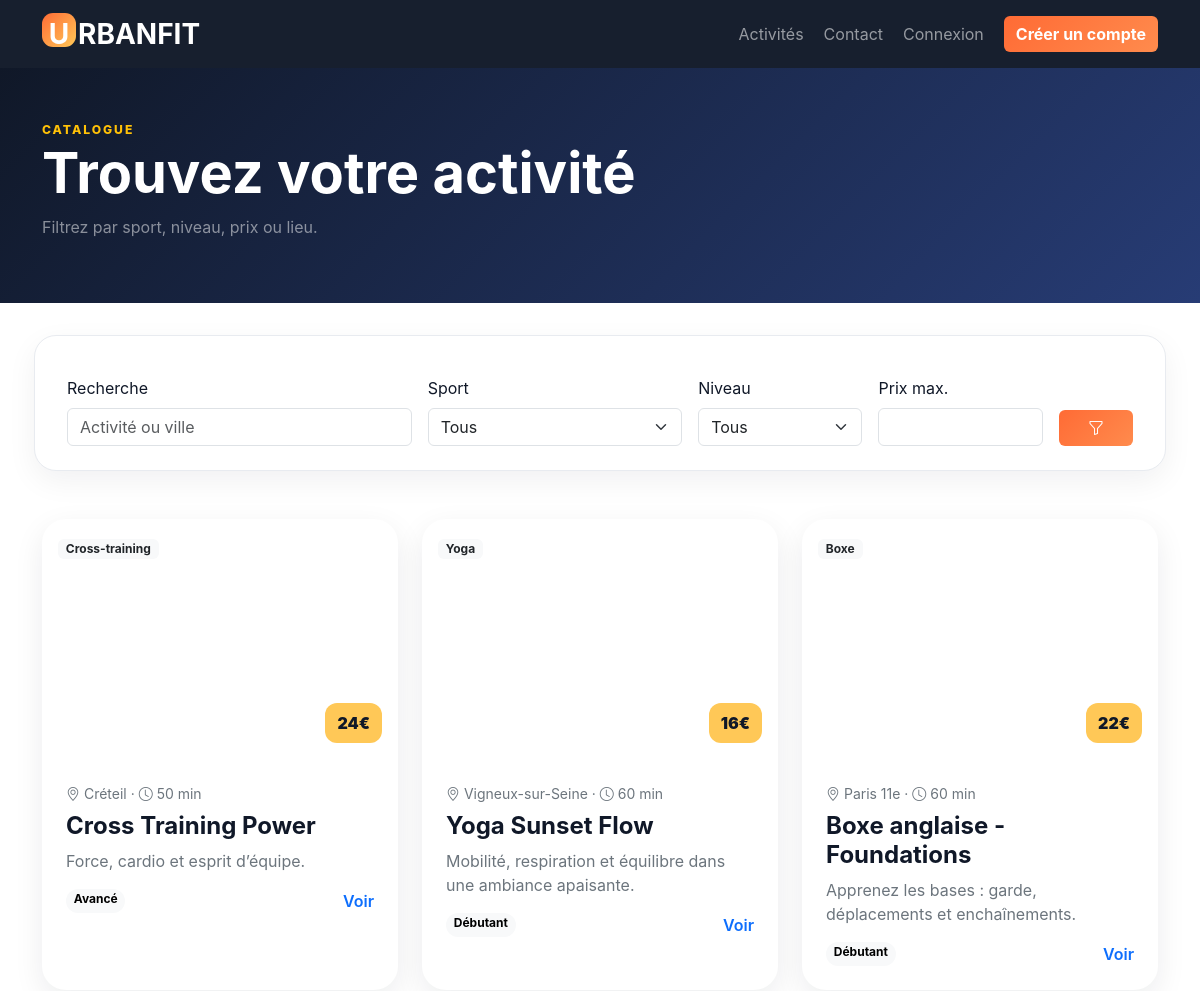
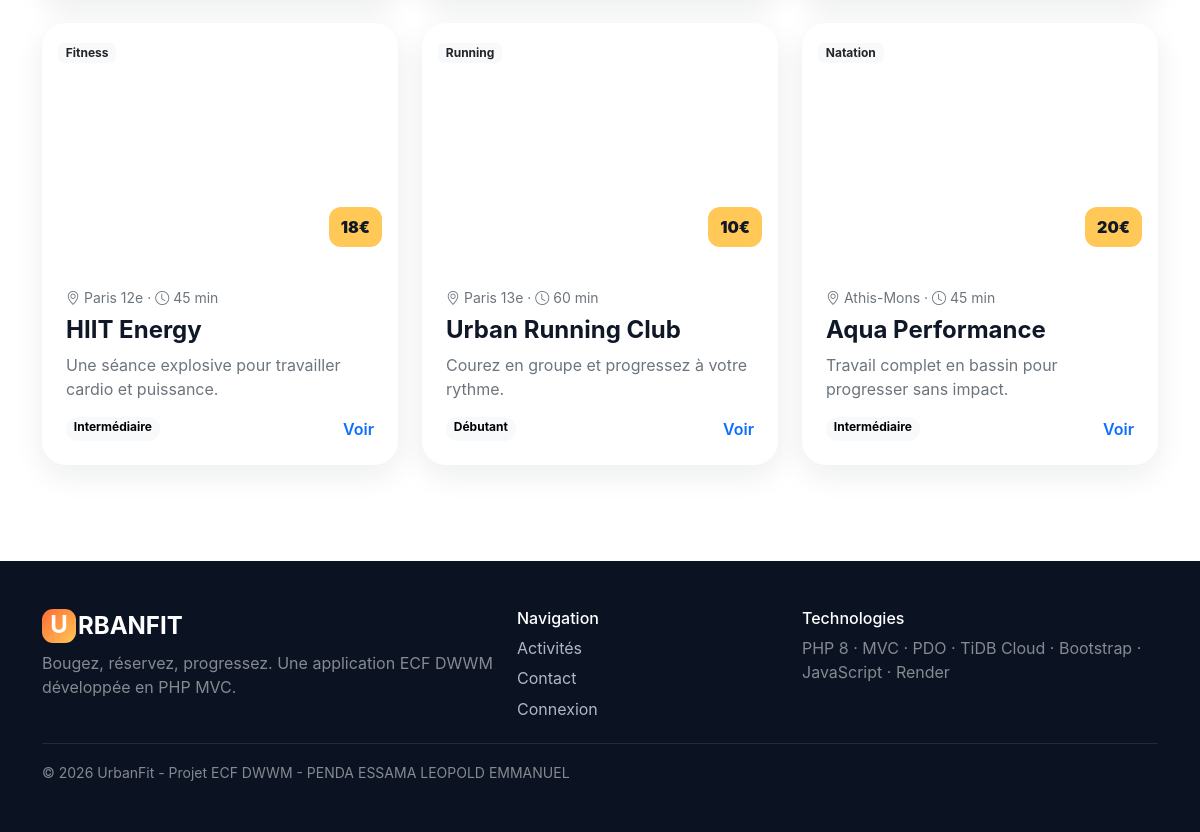
Screenshot of /activites with the database file from the repository (2 pictures, top to bottom).
### tables this page shows
CREATE TABLE activities(id INT AUTO_INCREMENT PRIMARY KEY,category_id INT NOT NULL,title VARCHAR(150) NOT NULL,short_description VARCHAR(255),description TEXT,level VARCHAR(40),duration_minutes INT NOT NULL,price DECIMAL(10,2) NOT NULL,image_url VARCHAR(500),location VARCHAR(150) DEFAULT 'Paris',featured TINYINT(1) DEFAULT 0,active TINYINT(1) DEFAULT 1,created_at TIMESTAMP DEFAULT CURRENT_TIMESTAMP,FOREIGN KEY(category_id) REFERENCES sport_categories(id));

CREATE TABLE sport_categories(id INT AUTO_INCREMENT PRIMARY KEY,name VARCHAR(80) NOT NULL,slug VARCHAR(80) UNIQUE NOT NULL,icon VARCHAR(50) DEFAULT 'bi-activity');

### app/config/config.php (called while the page is built, shortened)
<?php
function envv($k,$d=null){$v=getenv($k);return $v===false?$d:$v;}
function db(): PDO { static $pdo; if($pdo)return $pdo; $host=envv('DB_HOST','127.0.0.1');$port=envv('DB_PORT','3306');$name=envv('DB_NAME','urbanfit');
$dsn="mysql:host=$host;port=$port;dbname=$name;charset=utf8mb4";$opt=[PDO::ATTR_ERRMODE=>PDO::ERRMODE_EXCEPTION,PDO::ATTR_DEFAULT_FETCH_MODE=>PDO::FETCH_ASSOC,PDO::ATTR_EMULATE_PREPARES=>false];
$pdo=new PDO($dsn,envv('DB_USER','root'),envv('DB_PASS',''),$opt);return $pdo;}
function e($v){return htmlspecialchars((string)$v,ENT_QUOTES,'UTF-8');}
function auth(){return $_SESSION['user']??null;} function requireAuth(){if(!auth()){flash('warning','Connectez-vous pour continuer.');header('Location:/login');exit;}}
function view($name,$data=[]){extract($data);require __DIR__.'/../views/layouts/header.php';require __DIR__.'/../views/'.$name.'.php';require __DIR__.'/../views/layouts/footer.php';}

### app/controllers/ActivityController.php (called while the page is built)
<?php class ActivityController{function index(){require_once __DIR__.'/../models/Activity.php';$activities=Activity::all($_GET);$categories=Activity::categories();view('activities/index',compact('activities','categories'));}function show($id){require_once __DIR__.'/../models/Activity.php';require_once __DIR__.'/../models/Review.php';$activity=Activity::find($id);if(!$activity){http_response_code(404);die('Activité introuvable');}$sessions=Activity::sessions($id);$reviews=Review::approved($id);view('activities/show',compact('activity','sessions','reviews'));}}

### app/models/Activity.php (called while the page is built, shortened)
<?php class Activity{
public static function all($filters=[]){$sql="SELECT a.*,c.name category,c.slug category_slug,(SELECT MIN(s.starts_at) FROM sessions s WHERE s.activity_id=a.id AND s.starts_at>NOW()) next_session FROM activities a JOIN sport_categories c ON c.id=a.category_id WHERE a.active=1";$params=[];if(!empty($filters['category'])){$sql.=" AND c.slug=?";$params[]=$filters['category'];}if(!empty($filters['level'])){$sql.=" AND a.level=?";$params[]=$filters['level'];}if(!empty($filters['max_price'])){$sql.=" AND a.price<=?";$params[]=(float)$filters['max_price'];}if(!empty($filters['q'])){$sql.=" AND (a.title LIKE ? OR a.description LIKE ? OR a.location LIKE ?)";$q='%'.trim($filters['q']).'%';array_push($params,$q,$q,$q);}$sql.=" ORDER BY a.featured DESC,a.id DESC";$st=db()->prepare($sql);$st->execute($params);return $st->fetchAll();}
}

### app/views/activities/index.php (the view)
<section class="page-hero"><div class="container py-5"><span class="eyebrow text-warning">CATALOGUE</span><h1 class="display-4 fw-bold text-white">Trouvez votre activité</h1><p class="text-white-50">Filtrez par sport, niveau, prix ou lieu.</p></div></section><main class="container py-5"><form class="filter-panel row g-3 mb-5"><div class="col-lg-4"><label class="form-label">Recherche</label><input class="form-control" name="q" value="<?=e($_GET['q']??'')?>" placeholder="Activité ou ville"></div><div class="col-md-4 col-lg-3"><label class="form-label">Sport</label><select class="form-select" name="category"><option value="">Tous</option><?php foreach($categories as $c): ?><option value="<?=e($c['slug'])?>" <?=($_GET['category']??'')===$c['slug']?'selected':''?>><?=e($c['name'])?></option><?php endforeach; ?></select></div><div class="col-md-4 col-lg-2"><label class="form-label">Niveau</label><select class="form-select" name="level"><option value="">Tous</option><?php foreach(['Débutant','Intermédiaire','Avancé'] as $l): ?><option <?=($_GET['level']??'')===$l?'selected':''?>><?=$l?></option><?php endforeach; ?></select></div><div class="col-md-4 col-lg-2"><label class="form-label">Prix max.</label><input type="number" class="form-control" name="max_price" value="<?=e($_GET['max_price']??'')?>" min="0"></div><div class="col-lg-1 d-flex align-items-end"><button class="btn btn-accent w-100"><i class="bi bi-funnel"></i></button></div></form><div class="row g-4"><?php foreach($activities as $a): ?><div class="col-md-6 col-lg-4"><article class="activity-card h-100"><div class="activity-img" style="background-image:url('<?=e($a['image_url'])?>')"><span class="badge bg-light text-dark"><?=e($a['category'])?></span><span class="price"><?=number_format($a['price'],0)?>€</span></div><div class="p-4"><div class="small text-secondary"><i class="bi bi-geo-alt"></i> <?=e($a['location'])?> · <i class="bi bi-clock"></i> <?=$a['duration_minutes']?> min</div><h2 class="h4 fw-bold mt-2"><?=e($a['title'])?></h2><p class="text-secondary"><?=e($a['short_description'])?></p><div class="d-flex justify-content-between"><span class="badge rounded-pill text-bg-light"><?=e($a['level'])?></span><a href="/activite/<?=$a['id']?>" class="stretched-link text-decoration-none fw-semibold">Voir</a></div></div></article></div><?php endforeach; ?><?php if(!$activities): ?><div class="col-12"><div class="empty-state"><i class="bi bi-search"></i><h3>Aucune activité</h3><p>Essayez de modifier vos filtres.</p></div></div><?php endif; ?></div></main>

### public/index.php (shortened to what this page needs)
<?php
session_start();require __DIR__.'/../app/config/config.php';
$path=parse_url($_SERVER['REQUEST_URI'],PHP_URL_PATH);$method=$_SERVER['REQUEST_METHOD'];
$routes=[
['GET','/',HomeController::class,'index'],['GET','/activites',ActivityController::class,'index'],['GET','/contact',HomeController::class,'contact'],['POST','/contact',HomeController::class,'contact'],
['GET','/login',AuthController::class,'login'],['POST','/login',AuthController::class,'login'],['GET','/register',AuthController::class,'register'],['POST','/register',AuthController::class,'register'],['GET','/logout',AuthController::class,'logout'],
['GET','/mes-reservations',UserController::class,'reservations'],['GET','/profil',UserController::class,'profile'],['POST','/profil',UserController::class,'profile'],['GET','/favoris',UserController::class,'favorites'],['POST','/favori',UserController::class,'favorite'],['POST','/reserver',UserController::class,'book'],['POST','/annuler',UserController::class,'cancel'],['POST','/avis',UserController::class,'review'],
['GET','/coach',CoachController::class,'dashboard'],['GET','/coach/activites',CoachController::class,'activities'],['POST','/coach/activites/save',CoachController::class,'saveActivity'],['POST','/coach/activites/toggle',CoachController::class,'toggleActivity'],['GET','/coach/seances',CoachController::class,'sessions'],['POST','/coach/seances/add',CoachController::class,'addSession'],['POST','/coach/seances/delete',CoachController::class,'deleteSession'],['GET','/coach/reservations',CoachController::class,'reservations'],['POST','/coach/reservations/status',CoachController::class,'reservationStatus'],['GET','/coach/avis',CoachController::class,'reviews'],['POST','/coach/avis/status',CoachController::class,'reviewStatus'],['GET','/coach/contacts',CoachController::class,'contacts'],['POST','/coach/contacts/processed',CoachController::class,'contactProcessed'],
['GET','/admin',AdminController::class,'dashboard'],['GET','/admin/equipe',AdminController::class,'staff'],['POST','/admin/equipe/create',AdminController::class,'createCoach'],['POST','/admin/equipe/toggle',AdminController::class,'toggleCoach']];
foreach($routes as [$verb,$url,$cls,$fn])if($method===$verb&&$path===$url){(new $cls)->$fn();exit;}

### app/views/layouts/header.php (shortened to what this page needs)
<!doctype html><html lang="fr"><head><link href="https://cdn.jsdelivr.net/npm/bootstrap@5.3.3/dist/css/bootstrap.min.css" rel="stylesheet"><link href="https://cdn.jsdelivr.net/npm/bootstrap-icons@1.11.3/font/bootstrap-icons.css" rel="stylesheet"><link href="/assets/css/style.css" rel="stylesheet"></head><body>
<nav class="navbar navbar-expand-lg navbar-dark sticky-top uf-nav"><div class="container"><a class="navbar-brand fw-bold fs-3" href="/"><span class="brand-dot">U</span>RBANFIT</a><button class="navbar-toggler" data-bs-toggle="collapse" data-bs-target="#nav"><span class="navbar-toggler-icon"></span></button><div class="collapse navbar-collapse" id="nav"><ul class="navbar-nav ms-auto align-items-lg-center gap-lg-1"><li class="nav-item"><a class="nav-link" href="/activites">Activités</a></li><li class="nav-item"><a class="nav-link" href="/contact">Contact</a></li><?php if(auth()): ?><li class="nav-item"><a class="nav-link" href="/mes-reservations">Mes réservations</a></li><li class="nav-item"><a class="nav-link" href="/favoris">Favoris</a></li><?php if(auth()['role']==='coach'): ?><li><a class="btn btn-outline-light btn-sm ms-lg-2" href="/coach">Coach</a></li><?php endif; ?><?php if(auth()['role']==='admin'): ?><li><a class="btn btn-warning btn-sm ms-lg-2" href="/admin">Admin</a></li><?php endif; ?><li class="nav-item dropdown"><a class="nav-link dropdown-toggle" data-bs-toggle="dropdown" href="#"><i class="bi bi-person-circle"></i> <?=e(auth()['firstname'])?></a><ul class="dropdown-menu dropdown-menu-end"><li><a class="dropdown-item" href="/profil">Mon profil</a></li><li><a class="dropdown-item" href="/logout">Déconnexion</a></li></ul></li><?php else: ?><li><a class="nav-link" href="/login">Connexion</a></li><li><a class="btn btn-accent ms-lg-2" href="/register">Créer un compte</a></li><?php endif; ?></ul></div></div></nav>

### app/views/layouts/footer.php
<footer class="uf-footer mt-5"><div class="container py-5"><div class="row g-4"><div class="col-md-5"><h4 class="fw-bold"><span class="brand-dot">U</span>RBANFIT</h4><p class="text-white-50">Bougez, réservez, progressez. Une application ECF DWWM développée en PHP MVC.</p></div><div class="col-md-3"><h6>Navigation</h6><a href="/activites">Activités</a><a href="/contact">Contact</a><a href="/login">Connexion</a></div><div class="col-md-4"><h6>Technologies</h6><p class="text-white-50">PHP 8 · MVC · PDO · TiDB Cloud · Bootstrap · JavaScript · Render</p></div></div><hr class="border-secondary"><small class="text-white-50">© 2026 UrbanFit - Projet ECF DWWM - PENDA ESSAMA LEOPOLD EMMANUEL</small></div></footer><script src="https://cdn.jsdelivr.net/npm/bootstrap@5.3.3/dist/js/bootstrap.bundle.min.js"></script><script src="https://cdn.jsdelivr.net/npm/chart.js@4.4.4/dist/chart.umd.min.js"></script><script src="/assets/js/app.js"></script></body></html>

### public/assets/css/style.css (style rules this page uses)
:root { --ink:#101828;--accent:#ff6b35;--mint:#19c3b1;--yellow:#ffc857;--violet:#7c5cfc;--soft:#f5f7fb }
* { box-sizing:border-box }
body { font-family:Inter,system-ui,-apple-system,Segoe UI,sans-serif;color:var(--ink);background:#fff }
.uf-nav { background:rgba(16,24,40,.97);backdrop-filter:blur(10px) }
.brand-dot { display:inline-grid;place-items:center;width:34px;height:34px;border-radius:11px;background:linear-gradient(135deg,var(--accent),var(--yellow));color:#fff;margin-right:2px }
.btn-accent { background:linear-gradient(135deg,var(--accent),#ff8b4d);border:0;color:#fff;font-weight:700 }
.eyebrow { font-size:.76rem;letter-spacing:.16em;font-weight:800;color:var(--accent) }
.activity-card { position:relative;background:#fff;border-radius:24px;overflow:hidden;box-shadow:0 10px 30px rgba(16,24,40,.08);transition:.2s }
.activity-img { height:240px;background-size:cover;background-position:center;padding:16px;position:relative }
.activity-img .price { position:absolute;right:16px;bottom:16px;background:var(--yellow);padding:8px 12px;border-radius:12px;font-weight:900 }
.uf-footer { background:#0b1222;color:#fff }
.uf-footer a { display:block;color:#aeb8ca;text-decoration:none;margin:.4rem 0 }
.page-hero { background:linear-gradient(135deg,#101828,#273c75) }
.filter-panel,.form-card,.booking-box { background:#fff;border:1px solid #e8ebf0;border-radius:22px;padding:24px;box-shadow:0 10px 30px rgba(16,24,40,.06) }

### rows the page displays
activities: category.name "Cross-training", price "24", location "Créteil", duration_minutes "50", title "Cross Training Power", short_description "Force, cardio et esprit d’équipe.", level "Avancé"
activities: category.name "Yoga", price "16", location "Vigneux-sur-Seine", duration_minutes "60", title "Yoga Sunset Flow", short_description "Mobilité, respiration et équilibre dans une ambiance apaisante.", level "Débutant"
activities: category.name "Boxe", price "22", location "Paris 11e", duration_minutes "60", title "Boxe anglaise - Foundations", short_description "Apprenez les bases : garde, déplacements et enchaînements.", level "Débutant"
activities: category.name "Fitness", price "18", location "Paris 12e", duration_minutes "45", title "HIIT Energy", short_description "Une séance explosive pour travailler cardio et puissance.", level "Intermédiaire"
activities: category.name "Running", price "10", location "Paris 13e", duration_minutes "60", title "Urban Running Club", short_description "Courez en groupe et progressez à votre rythme.", level "Débutant"
activities: category.name "Natation", price "20", location "Athis-Mons", duration_minutes "45", title "Aqua Performance", short_description "Travail complet en bassin pour progresser sans impact.", level "Intermédiaire"
